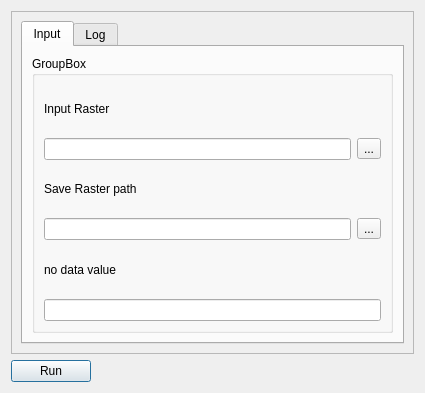
<?xml version="1.0" encoding="UTF-8"?>
<ui version="4.0">
 <class>Dialog</class>
 <widget class="QDialog" name="Dialog">
  <property name="geometry">
   <rect>
    <x>0</x>
    <y>0</y>
    <width>425</width>
    <height>393</height>
   </rect>
  </property>
  <property name="windowTitle">
   <string>Dialog</string>
  </property>
  <layout class="QGridLayout" name="gridLayout">
   <item row="0" column="0">
    <widget class="QScrollArea" name="scrollArea">
     <property name="widgetResizable">
      <bool>true</bool>
     </property>
     <widget class="QWidget" name="scrollAreaWidgetContents">
      <property name="geometry">
       <rect>
        <x>0</x>
        <y>0</y>
        <width>401</width>
        <height>334</height>
       </rect>
      </property>
      <layout class="QGridLayout" name="gridLayout_2">
       <item row="0" column="0">
        <widget class="QTabWidget" name="tabWidget">
         <property name="currentIndex">
          <number>0</number>
         </property>
         <widget class="QWidget" name="tab">
          <attribute name="title">
           <string>Input</string>
          </attribute>
          <layout class="QGridLayout" name="gridLayout_3">
           <item row="0" column="1">
            <widget class="QGroupBox" name="groupBox">
             <property name="title">
              <string>GroupBox</string>
             </property>
             <layout class="QGridLayout" name="gridLayout_4">
              <item row="0" column="0">
               <widget class="QLabel" name="label">
                <property name="text">
                 <string>Input Raster</string>
                </property>
               </widget>
              </item>
              <item row="1" column="0">
               <layout class="QHBoxLayout" name="horizontalLayout_4">
                <item>
                 <widget class="QLineEdit" name="lineEdit"/>
                </item>
                <item>
                 <widget class="QToolButton" name="toolButton">
                  <property name="text">
                   <string>...</string>
                  </property>
                 </widget>
                </item>
               </layout>
              </item>
              <item row="3" column="0">
               <layout class="QHBoxLayout" name="horizontalLayout_2">
                <item>
                 <widget class="QLineEdit" name="lineEdit_2"/>
                </item>
                <item>
                 <widget class="QToolButton" name="toolButton_2">
                  <property name="text">
                   <string>...</string>
                  </property>
                 </widget>
                </item>
               </layout>
              </item>
              <item row="4" column="0">
               <widget class="QLabel" name="label_3">
                <property name="text">
                 <string>no data value</string>
                </property>
               </widget>
              </item>
              <item row="2" column="0">
               <widget class="QLabel" name="label_2">
                <property name="text">
                 <string>Save Raster path</string>
                </property>
               </widget>
              </item>
              <item row="5" column="0">
               <layout class="QHBoxLayout" name="horizontalLayout_3">
                <item>
                 <widget class="QLineEdit" name="lineEdit_3"/>
                </item>
               </layout>
              </item>
             </layout>
            </widget>
           </item>
          </layout>
         </widget>
         <widget class="QWidget" name="tab_2">
          <attribute name="title">
           <string>Log</string>
          </attribute>
          <layout class="QGridLayout" name="gridLayout_5">
           <item row="0" column="0">
            <widget class="QTextBrowser" name="textBrowser"/>
           </item>
          </layout>
         </widget>
        </widget>
       </item>
      </layout>
     </widget>
    </widget>
   </item>
   <item row="1" column="0">
    <widget class="QPushButton" name="pushButton">
     <property name="sizePolicy">
      <sizepolicy hsizetype="Fixed" vsizetype="Fixed">
       <horstretch>0</horstretch>
       <verstretch>0</verstretch>
      </sizepolicy>
     </property>
     <property name="text">
      <string>Run</string>
     </property>
    </widget>
   </item>
  </layout>
 </widget>
 <resources/>
 <connections/>
</ui>
